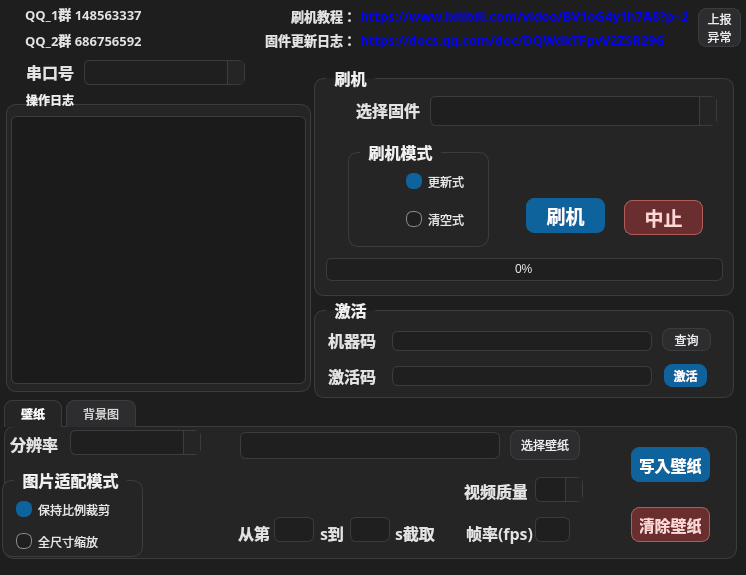
<?xml version="1.0" encoding="UTF-8"?>
<ui version="4.0">
 <class>SanilHeaterTool</class>
 <widget class="QWidget" name="SanilHeaterTool">
  <property name="geometry">
   <rect>
    <x>0</x>
    <y>0</y>
    <width>746</width>
    <height>575</height>
   </rect>
  </property>
  <property name="windowTitle">
   <string>蜗牛台SnailHeater管理工具</string>
  </property>
  <property name="windowIcon">
   <iconset>
    <normalon>:/images/SnailHeater_256.jpg</normalon>
   </iconset>
  </property>
  <property name="styleSheet">
   <string notr="true">QWidget#SanilHeaterTool {
    background-color: #1e1e1e;
    color: #e6e6e6;
    font-family: "Microsoft YaHei UI", "Microsoft YaHei", "Segoe UI";
    font-size: 12px;
}
QLabel {
    color: #e3e3e3;
    font-weight: 500;
}
QLabel#LinkInfolabel, QLabel#UpdateLogLinkInfolabel {
    color: #6fd3c1;
}
QGroupBox {
    background-color: #252526;
    border: 1px solid #3c3c3c;
    border-radius: 10px;
    margin-top: 12px;
    color: #f0f0f0;
    font-weight: 600;
}
QGroupBox::title {
    subcontrol-origin: margin;
    left: 12px;
    padding: 0 6px;
}
QGroupBox#LogInfoGroupBox::title {
    subcontrol-origin: margin;
    subcontrol-position: top left;
    left: 12px;
    top: 1px;
    padding: 0 6px;
    background-color: transparent;
}
QLineEdit, QComboBox, QTextBrowser {
    background-color: #1f1f1f;
    border: 1px solid #3c3c3c;
    border-radius: 6px;
    padding: 2px 6px;
    color: #f3f3f3;
    selection-background-color: #094771;
    selection-color: #ffffff;
}
QLineEdit:focus, QComboBox:focus, QTextBrowser:focus {
    border: 1px solid #6a6a6a;
}
QComboBox {
    padding-right: 18px;
}
QComboBox::drop-down {
    width: 16px;
    border-left: 1px solid #3c3c3c;
    background-color: #252526;
}
QComboBox::down-arrow {
    image: none;
    width: 0px;
    height: 0px;
    border-left: 5px solid transparent;
    border-right: 5px solid transparent;
    border-top: 6px solid #d0d0d0;
}
QTextBrowser#LogInfoTextBrowser {
    background-color: #1b1b1c;
    border: 1px solid #3c3c3c;
    color: #ececec;
    font-family: Consolas, "Microsoft YaHei UI";
}
QPushButton {
    background-color: #2d2d30;
    color: #ececec;
    border: 1px solid #3c3c3c;
    border-radius: 8px;
    padding: 3px 8px;
}
QPushButton#QueryPushButton, QPushButton#ActivatePushButton, QPushButton#QueryPushButton_2,
QPushButton#chooseWPButton, QPushButton#chooseFileButton {
    padding: 2px 5px;
}
QPushButton:hover {
    background-color: #37373d;
}
QPushButton:pressed {
    background-color: #414148;
}
QPushButton:disabled {
    color: #7f7f7f;
    background-color: #2a2a2a;
    border-color: #353535;
}
QPushButton#UpdatePushButton, QPushButton#WriteWallpaperButton, QPushButton#WriteWallpaperButton_2,
QPushButton#ActivatePushButton, QPushButton#uiWriteColorBnt {
    background-color: #0e639c;
    border: 1px solid #0e639c;
    color: #ffffff;
    font-weight: 600;
}
QPushButton#UpdatePushButton:hover, QPushButton#WriteWallpaperButton:hover, QPushButton#WriteWallpaperButton_2:hover,
QPushButton#ActivatePushButton:hover, QPushButton#uiWriteColorBnt:hover {
    background-color: #1177bb;
    border-color: #1177bb;
}
QPushButton#CanclePushButton, QPushButton#reflushWallpaperButton {
    background-color: #6a2e2e;
    border: 1px solid #b25b5b;
    color: #ffd6d6;
    font-weight: 600;
}
QPushButton#CanclePushButton:hover, QPushButton#reflushWallpaperButton:hover {
    background-color: #7a3636;
}
QTabWidget::pane {
    border: 1px solid #3c3c3c;
    border-radius: 10px;
    top: -1px;
    background-color: #252526;
}
QTabBar::tab {
    background-color: #2d2d30;
    color: #d7d7d7;
    border: 1px solid #3c3c3c;
    border-bottom: none;
    border-top-left-radius: 8px;
    border-top-right-radius: 8px;
    padding: 6px 16px;
    margin-right: 4px;
}
QTabBar::tab:selected {
    background-color: #252526;
    color: #ffffff;
    font-weight: 600;
}
QProgressBar {
    border: 1px solid #3c3c3c;
    border-radius: 6px;
    text-align: center;
    color: #ededed;
    background-color: #1f1f1f;
}
QProgressBar::chunk {
    border-radius: 6px;
    background: qlineargradient(x1:0, y1:0, x2:1, y2:0, stop:0 #0e639c, stop:1 #1177bb);
}
QRadioButton {
    color: #e6e6e6;
    spacing: 6px;
}
QRadioButton::indicator {
    width: 14px;
    height: 14px;
}
QRadioButton::indicator:unchecked {
    border: 1px solid #8c8c8c;
    border-radius: 7px;
    background: #1f1f1f;
}
QRadioButton::indicator:checked {
    border: 1px solid #0e639c;
    border-radius: 7px;
    background: #0e639c;
}</string>
  </property>
  <widget class="QComboBox" name="ComComboBox">
   <property name="geometry">
    <rect>
     <x>84</x>
     <y>60</y>
     <width>161</width>
     <height>25</height>
    </rect>
   </property>
   <property name="layoutDirection">
    <enum>Qt::LeftToRight</enum>
   </property>
  </widget>
  <widget class="QLabel" name="Comlabel">
   <property name="geometry">
    <rect>
     <x>26</x>
     <y>56</y>
     <width>55</width>
     <height>31</height>
    </rect>
   </property>
   <property name="font">
    <font>
     <family>微软雅黑</family>
     <pointsize>12</pointsize>
    </font>
   </property>
   <property name="mouseTracking">
    <bool>false</bool>
   </property>
   <property name="text">
    <string>串口号</string>
   </property>
   <property name="textFormat">
    <enum>Qt::AutoText</enum>
   </property>
  </widget>
  <widget class="QLabel" name="QQInfolabel">
   <property name="geometry">
    <rect>
     <x>25</x>
     <y>6</y>
     <width>150</width>
     <height>16</height>
    </rect>
   </property>
   <property name="font">
    <font>
     <family>微软雅黑</family>
     <pointsize>10</pointsize>
    </font>
   </property>
   <property name="mouseTracking">
    <bool>true</bool>
   </property>
   <property name="frameShape">
    <enum>QFrame::NoFrame</enum>
   </property>
   <property name="text">
    <string>QQ_1群 148563337</string>
   </property>
  </widget>
  <widget class="QLabel" name="Infolabel">
   <property name="geometry">
    <rect>
     <x>226</x>
     <y>8</y>
     <width>130</width>
     <height>16</height>
    </rect>
   </property>
   <property name="font">
    <font>
     <family>微软雅黑</family>
     <pointsize>10</pointsize>
    </font>
   </property>
   <property name="mouseTracking">
    <bool>true</bool>
   </property>
   <property name="frameShape">
    <enum>QFrame::NoFrame</enum>
   </property>
   <property name="text">
    <string>刷机教程：</string>
   </property>
   <property name="scaledContents">
    <bool>true</bool>
   </property>
   <property name="openExternalLinks">
    <bool>false</bool>
   </property>
   <property name="alignment">
    <set>Qt::AlignRight|Qt::AlignTrailing|Qt::AlignVCenter</set>
   </property>
  </widget>
  <widget class="QGroupBox" name="ActivateGroupBox">
   <property name="geometry">
    <rect>
     <x>314</x>
     <y>298</y>
     <width>420</width>
     <height>100</height>
    </rect>
   </property>
   <property name="font">
    <font>
     <family>微软雅黑</family>
     <pointsize>12</pointsize>
    </font>
   </property>
   <property name="title">
    <string>激活</string>
   </property>
   <widget class="QLineEdit" name="UICLineEdit">
    <property name="geometry">
     <rect>
      <x>78</x>
      <y>33</y>
      <width>260</width>
      <height>20</height>
     </rect>
    </property>
    <property name="readOnly">
     <bool>true</bool>
    </property>
   </widget>
   <widget class="QPushButton" name="QueryPushButton">
    <property name="geometry">
     <rect>
      <x>348</x>
      <y>30</y>
      <width>49</width>
      <height>23</height>
     </rect>
    </property>
    <property name="text">
     <string>查询</string>
    </property>
   </widget>
   <widget class="QLineEdit" name="SNLineEdit">
    <property name="geometry">
     <rect>
      <x>78</x>
      <y>68</y>
      <width>260</width>
      <height>20</height>
     </rect>
    </property>
   </widget>
   <widget class="QPushButton" name="ActivatePushButton">
    <property name="geometry">
     <rect>
      <x>350</x>
      <y>66</y>
      <width>43</width>
      <height>23</height>
     </rect>
    </property>
    <property name="text">
     <string>激活</string>
    </property>
   </widget>
   <widget class="QLabel" name="MachineCodelabel">
    <property name="geometry">
     <rect>
      <x>14</x>
      <y>26</y>
      <width>53</width>
      <height>31</height>
     </rect>
    </property>
    <property name="font">
     <font>
      <family>微软雅黑</family>
      <pointsize>12</pointsize>
     </font>
    </property>
    <property name="text">
     <string>机器码</string>
    </property>
    <property name="textFormat">
     <enum>Qt::AutoText</enum>
    </property>
   </widget>
   <widget class="QLabel" name="SerialNumberlabel">
    <property name="geometry">
     <rect>
      <x>14</x>
      <y>62</y>
      <width>53</width>
      <height>31</height>
     </rect>
    </property>
    <property name="font">
     <font>
      <family>微软雅黑</family>
      <pointsize>12</pointsize>
     </font>
    </property>
    <property name="text">
     <string>激活码</string>
    </property>
    <property name="textFormat">
     <enum>Qt::AutoText</enum>
    </property>
   </widget>
   <widget class="QLabel" name="sourceInfolabel">
    <property name="geometry">
     <rect>
      <x>54</x>
      <y>0</y>
      <width>217</width>
      <height>21</height>
     </rect>
    </property>
    <property name="font">
     <font>
      <family>微软雅黑</family>
      <pointsize>10</pointsize>
     </font>
    </property>
    <property name="mouseTracking">
     <bool>true</bool>
    </property>
    <property name="frameShape">
     <enum>QFrame::NoFrame</enum>
    </property>
    <property name="text">
     <string/>
    </property>
   </widget>
  </widget>
  <widget class="QGroupBox" name="LogInfoGroupBox">
   <property name="geometry">
    <rect>
     <x>6</x>
     <y>92</y>
     <width>305</width>
     <height>300</height>
    </rect>
   </property>
   <property name="title">
    <string>操作日志</string>
   </property>
   <widget class="QTextBrowser" name="LogInfoTextBrowser">
    <property name="geometry">
     <rect>
      <x>5</x>
      <y>24</y>
      <width>295</width>
      <height>268</height>
     </rect>
    </property>
   </widget>
  </widget>
  <widget class="QLabel" name="QQInfolabel_2">
   <property name="geometry">
    <rect>
     <x>25</x>
     <y>32</y>
     <width>150</width>
     <height>16</height>
    </rect>
   </property>
   <property name="font">
    <font>
     <family>微软雅黑</family>
     <pointsize>10</pointsize>
    </font>
   </property>
   <property name="mouseTracking">
    <bool>true</bool>
   </property>
   <property name="frameShape">
    <enum>QFrame::NoFrame</enum>
   </property>
   <property name="text">
    <string>QQ_2群 686756592</string>
   </property>
  </widget>
  <widget class="QLabel" name="updateLoglabel">
   <property name="geometry">
    <rect>
     <x>226</x>
     <y>32</y>
     <width>130</width>
     <height>16</height>
    </rect>
   </property>
   <property name="font">
    <font>
     <family>微软雅黑</family>
     <pointsize>10</pointsize>
    </font>
   </property>
   <property name="mouseTracking">
    <bool>true</bool>
   </property>
   <property name="frameShape">
    <enum>QFrame::NoFrame</enum>
   </property>
   <property name="text">
    <string>固件更新日志：</string>
   </property>
   <property name="scaledContents">
    <bool>true</bool>
   </property>
   <property name="openExternalLinks">
    <bool>false</bool>
   </property>
   <property name="alignment">
    <set>Qt::AlignRight|Qt::AlignTrailing|Qt::AlignVCenter</set>
   </property>
  </widget>
  <widget class="QLabel" name="UpdateLogLinkInfolabel">
   <property name="geometry">
    <rect>
     <x>360</x>
     <y>30</y>
     <width>349</width>
     <height>20</height>
    </rect>
   </property>
   <property name="font">
    <font>
     <family>微软雅黑</family>
     <pointsize>10</pointsize>
    </font>
   </property>
   <property name="mouseTracking">
    <bool>true</bool>
   </property>
   <property name="frameShape">
    <enum>QFrame::NoFrame</enum>
   </property>
   <property name="text">
    <string>&lt;a href=&quot;https://docs.qq.com/doc/DQWdkTFpvV2ZSR29G&quot;&gt;https://docs.qq.com/doc/DQWdkTFpvV2ZSR29G&lt;/a&gt;</string>
   </property>
   <property name="scaledContents">
    <bool>true</bool>
   </property>
   <property name="openExternalLinks">
    <bool>true</bool>
   </property>
  </widget>
  <widget class="QLabel" name="LinkInfolabel">
   <property name="geometry">
    <rect>
     <x>360</x>
     <y>6</y>
     <width>349</width>
     <height>20</height>
    </rect>
   </property>
   <property name="font">
    <font>
     <family>微软雅黑</family>
     <pointsize>10</pointsize>
    </font>
   </property>
   <property name="mouseTracking">
    <bool>true</bool>
   </property>
   <property name="frameShape">
    <enum>QFrame::NoFrame</enum>
   </property>
   <property name="text">
    <string>&lt;a href=&quot;https://www.bilibili.com/video/BV1oG4y1h7A8?p=2&quot;&gt;https://www.bilibili.com/video/BV1oG4y1h7A8?p=2&lt;/a&gt;</string>
   </property>
   <property name="scaledContents">
    <bool>true</bool>
   </property>
   <property name="openExternalLinks">
    <bool>true</bool>
   </property>
  </widget>
  <widget class="QPushButton" name="QueryPushButton_2">
   <property name="geometry">
    <rect>
     <x>698</x>
     <y>8</y>
     <width>43</width>
     <height>39</height>
    </rect>
   </property>
   <property name="text">
    <string>上报
异常</string>
   </property>
  </widget>
  <widget class="QGroupBox" name="UpdateGroupBox">
   <property name="geometry">
    <rect>
     <x>314</x>
     <y>66</y>
     <width>420</width>
     <height>230</height>
    </rect>
   </property>
   <property name="font">
    <font>
     <family>微软雅黑</family>
     <pointsize>12</pointsize>
    </font>
   </property>
   <property name="title">
    <string>刷机</string>
   </property>
   <widget class="QComboBox" name="FirmwareComboBox">
    <property name="geometry">
     <rect>
      <x>116</x>
      <y>30</y>
      <width>287</width>
      <height>30</height>
     </rect>
    </property>
   </widget>
   <widget class="QLabel" name="Firmwarelabel">
    <property name="geometry">
     <rect>
      <x>42</x>
      <y>28</y>
      <width>69</width>
      <height>31</height>
     </rect>
    </property>
    <property name="font">
     <font>
      <family>微软雅黑</family>
      <pointsize>12</pointsize>
     </font>
    </property>
    <property name="text">
     <string>选择固件</string>
    </property>
    <property name="textFormat">
     <enum>Qt::AutoText</enum>
    </property>
   </widget>
   <widget class="QGroupBox" name="MethodGroupBox">
    <property name="geometry">
     <rect>
      <x>34</x>
      <y>74</y>
      <width>141</width>
      <height>107</height>
     </rect>
    </property>
    <property name="font">
     <font>
      <family>微软雅黑</family>
      <pointsize>12</pointsize>
     </font>
    </property>
    <property name="title">
     <string>刷机模式</string>
    </property>
    <property name="alignment">
     <set>Qt::AlignLeading|Qt::AlignLeft|Qt::AlignVCenter</set>
    </property>
    <widget class="QRadioButton" name="ClearModeMethodRadioButton">
     <property name="enabled">
      <bool>true</bool>
     </property>
     <property name="geometry">
      <rect>
       <x>58</x>
       <y>64</y>
       <width>77</width>
       <height>31</height>
      </rect>
     </property>
     <property name="layoutDirection">
      <enum>Qt::LeftToRight</enum>
     </property>
     <property name="text">
      <string>清空式</string>
     </property>
     <property name="checked">
      <bool>false</bool>
     </property>
    </widget>
    <widget class="QRadioButton" name="UpdateModeMethodRadioButton">
     <property name="enabled">
      <bool>true</bool>
     </property>
     <property name="geometry">
      <rect>
       <x>58</x>
       <y>26</y>
       <width>75</width>
       <height>31</height>
      </rect>
     </property>
     <property name="layoutDirection">
      <enum>Qt::LeftToRight</enum>
     </property>
     <property name="text">
      <string>更新式</string>
     </property>
     <property name="checked">
      <bool>true</bool>
     </property>
    </widget>
   </widget>
   <widget class="QProgressBar" name="progressBar">
    <property name="geometry">
     <rect>
      <x>12</x>
      <y>192</y>
      <width>397</width>
      <height>23</height>
     </rect>
    </property>
    <property name="value">
     <number>0</number>
    </property>
   </widget>
   <widget class="QPushButton" name="UpdatePushButton">
    <property name="geometry">
     <rect>
      <x>212</x>
      <y>132</y>
      <width>79</width>
      <height>35</height>
     </rect>
    </property>
    <property name="font">
     <font>
      <family>微软雅黑</family>
      <pointsize>14</pointsize>
     </font>
    </property>
    <property name="text">
     <string>刷机</string>
    </property>
   </widget>
   <widget class="QPushButton" name="CanclePushButton">
    <property name="geometry">
     <rect>
      <x>310</x>
      <y>134</y>
      <width>79</width>
      <height>35</height>
     </rect>
    </property>
    <property name="font">
     <font>
      <family>微软雅黑</family>
      <pointsize>14</pointsize>
     </font>
    </property>
    <property name="text">
     <string>中止</string>
    </property>
   </widget>
   <widget class="QLabel" name="VerInfolabel">
    <property name="geometry">
     <rect>
      <x>54</x>
      <y>0</y>
      <width>217</width>
      <height>21</height>
     </rect>
    </property>
    <property name="font">
     <font>
      <family>微软雅黑</family>
      <pointsize>10</pointsize>
     </font>
    </property>
    <property name="mouseTracking">
     <bool>true</bool>
    </property>
    <property name="frameShape">
     <enum>QFrame::NoFrame</enum>
    </property>
    <property name="text">
     <string/>
    </property>
   </widget>
  </widget>
  <widget class="QTabWidget" name="tabWidget">
   <property name="geometry">
    <rect>
     <x>4</x>
     <y>400</y>
     <width>733</width>
     <height>159</height>
    </rect>
   </property>
   <property name="currentIndex">
    <number>0</number>
   </property>
   <widget class="QWidget" name="tab">
    <attribute name="title">
     <string>壁纸</string>
    </attribute>
    <widget class="QPushButton" name="reflushWallpaperButton">
     <property name="geometry">
      <rect>
       <x>626</x>
       <y>80</y>
       <width>79</width>
       <height>35</height>
      </rect>
     </property>
     <property name="font">
      <font>
       <family>微软雅黑</family>
       <pointsize>12</pointsize>
      </font>
     </property>
     <property name="text">
      <string>清除壁纸</string>
     </property>
    </widget>
    <widget class="QPushButton" name="chooseWPButton">
     <property name="geometry">
      <rect>
       <x>505</x>
       <y>3</y>
       <width>70</width>
       <height>30</height>
      </rect>
     </property>
     <property name="text">
      <string>选择壁纸</string>
     </property>
    </widget>
    <widget class="QLineEdit" name="endTimeEdit">
     <property name="geometry">
      <rect>
       <x>345</x>
       <y>90</y>
       <width>40</width>
       <height>25</height>
      </rect>
     </property>
    </widget>
    <widget class="QLabel" name="fpslabel">
     <property name="geometry">
      <rect>
       <x>461</x>
       <y>90</y>
       <width>67</width>
       <height>31</height>
      </rect>
     </property>
     <property name="font">
      <font>
       <family>微软雅黑</family>
       <pointsize>12</pointsize>
      </font>
     </property>
     <property name="text">
      <string>帧率(fps)</string>
     </property>
     <property name="textFormat">
      <enum>Qt::AutoText</enum>
     </property>
    </widget>
    <widget class="QLineEdit" name="fpsEdit">
     <property name="geometry">
      <rect>
       <x>530</x>
       <y>90</y>
       <width>35</width>
       <height>25</height>
      </rect>
     </property>
    </widget>
    <widget class="QLineEdit" name="startTimeEdit">
     <property name="geometry">
      <rect>
       <x>269</x>
       <y>90</y>
       <width>40</width>
       <height>25</height>
      </rect>
     </property>
    </widget>
    <widget class="QLabel" name="qualitylabel">
     <property name="geometry">
      <rect>
       <x>459</x>
       <y>48</y>
       <width>63</width>
       <height>31</height>
      </rect>
     </property>
     <property name="font">
      <font>
       <family>微软雅黑</family>
       <pointsize>12</pointsize>
      </font>
     </property>
     <property name="text">
      <string>视频质量</string>
     </property>
     <property name="textFormat">
      <enum>Qt::AutoText</enum>
     </property>
    </widget>
    <widget class="QLineEdit" name="choosePathEdit">
     <property name="geometry">
      <rect>
       <x>235</x>
       <y>5</y>
       <width>260</width>
       <height>27</height>
      </rect>
     </property>
     <property name="readOnly">
      <bool>true</bool>
     </property>
    </widget>
    <widget class="QLabel" name="timeLabel_1">
     <property name="geometry">
      <rect>
       <x>315</x>
       <y>90</y>
       <width>27</width>
       <height>31</height>
      </rect>
     </property>
     <property name="font">
      <font>
       <family>微软雅黑</family>
       <pointsize>12</pointsize>
      </font>
     </property>
     <property name="text">
      <string>s到</string>
     </property>
     <property name="textFormat">
      <enum>Qt::AutoText</enum>
     </property>
    </widget>
    <widget class="QLabel" name="timeLabel_0">
     <property name="geometry">
      <rect>
       <x>233</x>
       <y>90</y>
       <width>37</width>
       <height>31</height>
      </rect>
     </property>
     <property name="font">
      <font>
       <family>微软雅黑</family>
       <pointsize>12</pointsize>
      </font>
     </property>
     <property name="text">
      <string>从第</string>
     </property>
     <property name="textFormat">
      <enum>Qt::AutoText</enum>
     </property>
    </widget>
    <widget class="QLabel" name="timeLabel_2">
     <property name="geometry">
      <rect>
       <x>390</x>
       <y>90</y>
       <width>47</width>
       <height>31</height>
      </rect>
     </property>
     <property name="font">
      <font>
       <family>微软雅黑</family>
       <pointsize>12</pointsize>
      </font>
     </property>
     <property name="text">
      <string>s截取</string>
     </property>
     <property name="textFormat">
      <enum>Qt::AutoText</enum>
     </property>
    </widget>
    <widget class="QComboBox" name="qualityComboBox">
     <property name="geometry">
      <rect>
       <x>530</x>
       <y>50</y>
       <width>48</width>
       <height>25</height>
      </rect>
     </property>
    </widget>
    <widget class="QPushButton" name="WriteWallpaperButton">
     <property name="geometry">
      <rect>
       <x>626</x>
       <y>20</y>
       <width>79</width>
       <height>35</height>
      </rect>
     </property>
     <property name="font">
      <font>
       <family>微软雅黑</family>
       <pointsize>12</pointsize>
      </font>
     </property>
     <property name="text">
      <string>写入壁纸</string>
     </property>
    </widget>
   </widget>
   <widget class="QWidget" name="tab_2">
    <attribute name="title">
     <string>背景图</string>
    </attribute>
    <widget class="QPushButton" name="WriteWallpaperButton_2">
     <property name="geometry">
      <rect>
       <x>626</x>
       <y>20</y>
       <width>97</width>
       <height>35</height>
      </rect>
     </property>
     <property name="font">
      <font>
       <family>微软雅黑</family>
       <pointsize>12</pointsize>
      </font>
     </property>
     <property name="text">
      <string>写入背景图</string>
     </property>
    </widget>
    <widget class="QPushButton" name="chooseFileButton">
     <property name="geometry">
      <rect>
       <x>505</x>
       <y>3</y>
       <width>70</width>
       <height>30</height>
      </rect>
     </property>
     <property name="text">
      <string>选择文件</string>
     </property>
    </widget>
    <widget class="QLineEdit" name="choosePathEdit_2">
     <property name="geometry">
      <rect>
       <x>235</x>
       <y>5</y>
       <width>260</width>
       <height>27</height>
      </rect>
     </property>
     <property name="readOnly">
      <bool>true</bool>
     </property>
    </widget>
    <widget class="QGroupBox" name="PictureModeGroupBox_2">
     <property name="geometry">
      <rect>
       <x>146</x>
       <y>46</y>
       <width>351</width>
       <height>89</height>
      </rect>
     </property>
     <property name="font">
      <font>
       <family>微软雅黑</family>
       <pointsize>12</pointsize>
      </font>
     </property>
     <property name="title">
      <string>UI前台字体颜色</string>
     </property>
     <property name="alignment">
      <set>Qt::AlignLeading|Qt::AlignLeft|Qt::AlignVCenter</set>
     </property>
     <widget class="QPushButton" name="uiReadColorBnt">
      <property name="geometry">
       <rect>
       <x>255</x>
        <y>16</y>
       <width>87</width>
        <height>35</height>
       </rect>
      </property>
      <property name="font">
       <font>
        <family>微软雅黑</family>
        <pointsize>12</pointsize>
       </font>
      </property>
      <property name="text">
       <string>读取颜色</string>
      </property>
     </widget>
     <widget class="QLabel" name="uiForwardClickedColorlabel">
      <property name="geometry">
       <rect>
        <x>27</x>
        <y>56</y>
       <width>155</width>
        <height>31</height>
       </rect>
      </property>
      <property name="font">
       <font>
        <family>微软雅黑</family>
        <pointsize>12</pointsize>
       </font>
      </property>
      <property name="text">
       <string>可点按钮（RGB）0x</string>
      </property>
      <property name="textFormat">
       <enum>Qt::AutoText</enum>
      </property>
     </widget>
     <widget class="QLabel" name="uiForwardROColorlabel">
      <property name="geometry">
       <rect>
        <x>27</x>
        <y>20</y>
       <width>155</width>
        <height>31</height>
       </rect>
      </property>
      <property name="font">
       <font>
        <family>微软雅黑</family>
        <pointsize>12</pointsize>
       </font>
      </property>
      <property name="text">
       <string>文本颜色（RGB）0x</string>
      </property>
      <property name="textFormat">
       <enum>Qt::AutoText</enum>
      </property>
     </widget>
     <widget class="QLineEdit" name="uiForwardROColorLineEdit">
      <property name="geometry">
       <rect>
       <x>184</x>
        <y>22</y>
        <width>65</width>
        <height>27</height>
       </rect>
      </property>
      <property name="text">
       <string/>
      </property>
     </widget>
     <widget class="QLineEdit" name="uiForwardClickedColorLineEdit">
      <property name="geometry">
       <rect>
       <x>184</x>
        <y>56</y>
        <width>65</width>
        <height>27</height>
       </rect>
      </property>
      <property name="text">
       <string/>
      </property>
     </widget>
     <widget class="QPushButton" name="uiWriteColorBnt">
      <property name="geometry">
       <rect>
       <x>255</x>
        <y>54</y>
       <width>87</width>
        <height>35</height>
       </rect>
      </property>
      <property name="font">
       <font>
        <family>微软雅黑</family>
        <pointsize>12</pointsize>
       </font>
      </property>
      <property name="text">
       <string>写入颜色</string>
      </property>
     </widget>
    </widget>
   </widget>
  </widget>
  <widget class="QGroupBox" name="PictureModeGroupBox">
   <property name="geometry">
    <rect>
     <x>2</x>
     <y>468</y>
     <width>141</width>
     <height>89</height>
    </rect>
   </property>
   <property name="font">
    <font>
     <family>微软雅黑</family>
     <pointsize>12</pointsize>
    </font>
   </property>
   <property name="title">
    <string>图片适配模式</string>
   </property>
   <property name="alignment">
    <set>Qt::AlignLeading|Qt::AlignLeft|Qt::AlignVCenter</set>
   </property>
   <widget class="QRadioButton" name="PictureModeRadioButton_1">
    <property name="enabled">
     <bool>true</bool>
    </property>
    <property name="geometry">
     <rect>
      <x>14</x>
      <y>58</y>
      <width>103</width>
      <height>31</height>
     </rect>
    </property>
    <property name="layoutDirection">
     <enum>Qt::LeftToRight</enum>
    </property>
    <property name="text">
     <string>全尺寸缩放</string>
    </property>
    <property name="checked">
     <bool>false</bool>
    </property>
   </widget>
   <widget class="QRadioButton" name="PictureModeRadioButton_0">
    <property name="enabled">
     <bool>true</bool>
    </property>
    <property name="geometry">
     <rect>
      <x>14</x>
      <y>26</y>
      <width>119</width>
      <height>31</height>
     </rect>
    </property>
    <property name="layoutDirection">
     <enum>Qt::LeftToRight</enum>
    </property>
    <property name="text">
     <string>保持比例裁剪</string>
    </property>
    <property name="checked">
     <bool>true</bool>
    </property>
   </widget>
  </widget>
  <widget class="QComboBox" name="resolutionComboBox">
   <property name="geometry">
    <rect>
     <x>70</x>
     <y>430</y>
     <width>131</width>
     <height>25</height>
    </rect>
   </property>
  </widget>
  <widget class="QLabel" name="resolutionlabel">
   <property name="geometry">
    <rect>
     <x>10</x>
     <y>428</y>
     <width>53</width>
     <height>31</height>
    </rect>
   </property>
   <property name="font">
    <font>
     <family>微软雅黑</family>
     <pointsize>12</pointsize>
    </font>
   </property>
   <property name="text">
    <string>分辨率</string>
   </property>
   <property name="textFormat">
    <enum>Qt::AutoText</enum>
   </property>
  </widget>
 </widget>
 <resources>
  <include location="apprcc.qrc"/>
 </resources>
 <connections/>
 <designerdata>
  <property name="gridDeltaX">
   <number>2</number>
  </property>
  <property name="gridDeltaY">
   <number>2</number>
  </property>
  <property name="gridSnapX">
   <bool>true</bool>
  </property>
  <property name="gridSnapY">
   <bool>true</bool>
  </property>
  <property name="gridVisible">
   <bool>true</bool>
  </property>
 </designerdata>
</ui>
